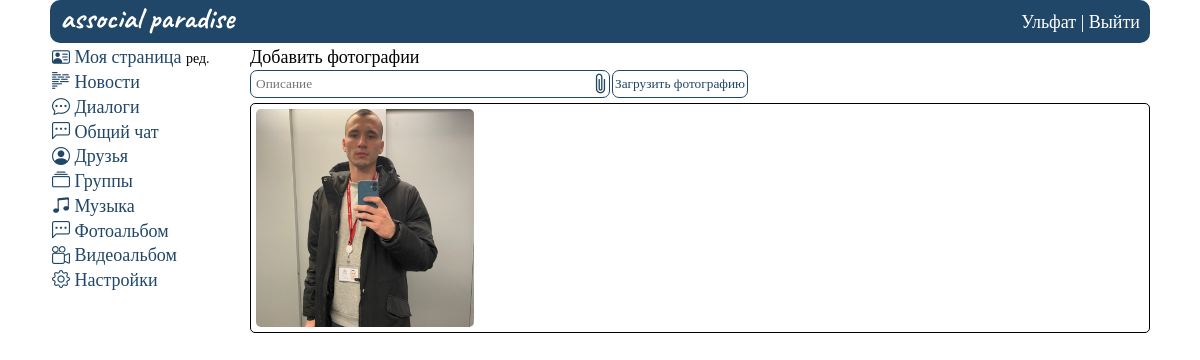
The app's page /photos (signed in), older data.
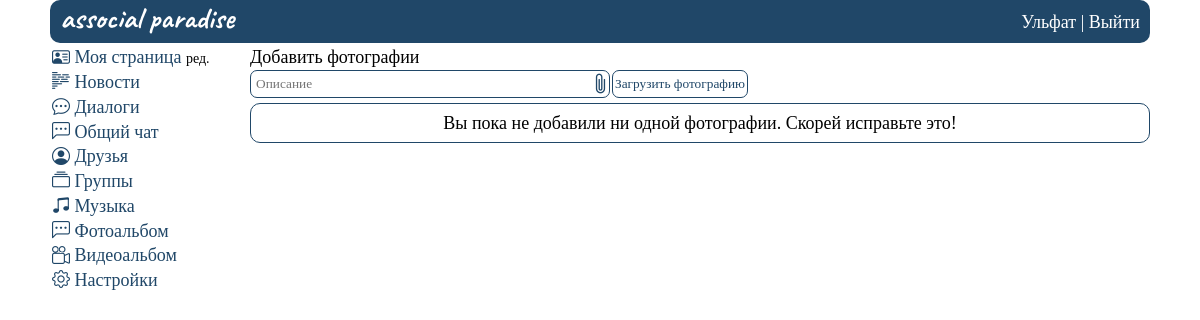
The same page, newer data.
### mysite/models.py (models this page shows, shortened)
class UserPhotos(models.Model):
    user = models.ForeignKey(User, on_delete=models.CASCADE)
    content = models.TextField(max_length=1000, blank=True, null=True, verbose_name='Название')
    img = models.ImageField(
        upload_to="mysite/static/images/personal_photos/", blank=True)
    time_create = models.DateTimeField(auto_now_add=True)
    time_update = models.DateTimeField(auto_now=True)
    class Meta:
        verbose_name_plural = 'Фотографии пользователей'

### mysite/views.py (the view, shortened to what this page needs)
# urls.py: path('photos', photos, name='photos'),
@login_required(login_url='home')
def photos(request):
    userid = getAuthUser(request)
    allDialogues = getAllMessages(userid)
    unread_messages = calculation_unread(allDialogues, userid)
    personal_data = getUser(userid)
    userPhoto = UserPhotos.objects.filter(user_id=userid).order_by('-time_create')
    form = UserPhotosForm()
    data = {
        'userid': userid,
        'allDialogues': allDialogues,
        'unread_messages': unread_messages,
        'userPhoto': userPhoto,
        'form': form,
        'personal_data': personal_data
    }
    return render(request, 'photos.html', data)

### mysite/forms.py
class UserPhotosForm(ModelForm):
    class Meta:
        model = UserPhotos
        fields = ['content', 'img']
        widgets = {
            "content": TextInput(attrs={
                'placeholder': 'Описание',
                'autofocus': True,
            }),
            "img": FileInput(attrs={
                'style': 'display: none',
            }),
        }

### mysite/views.py (called while the page is built)
def getAuthUser(request):
    return request.session.get('is_auth', False)

def getUser(userid):
    return UserProfile.objects.get(user_id=userid)

def calculation_unread(messages, userid):
    msg = 0
    for i in messages:
        if i.status_message == 0 and int(i.last_sender) != userid:
            msg += 1
    return msg

### mysite/templates/photos.html (shortened to what this page needs)
{%extends 'base.html'%}
{% load static %}
{%block content%}
    <div class="wrapper_users">
    {% include "header.html" %}
        <div class="rows_user">
            <div class="col1_user">
                {% include "menu.html" %}
            </div>
            <div class="col2_user">
                <div class="add_photo">
                    <span>Добавить фотографии</span>
                    <form method="post" enctype="multipart/form-data">
                        <div class="flex_obj">
                            <div class="photos_form">
                            {{ form.content }}
                            </div>
                            <label for="id_img" class='photos_clip_icon bi bi-paperclip' style='font-size: 1.5rem; color: #204768;'></label>
                            <div class="photos_form_button">
                                <button type="submit">Загрузить фотографию</button>
                            </div>
                        </div>
                    </form>
                </div>
                {% if userPhoto %}
                <div class="view_photos">
                    {% for photo in userPhoto %}
                    <div class="view_photo">
                        <img src="{% static photo.img|cut:'mysite/static' %}">
                    </div>
                    {% endfor %}
                </div>
                {% else %}
                <div class="none_photos">
                    <span class="none_photos_span">Вы пока не добавили ни одной фотографии. Скорей исправьте это!</span>
                </div>
                {% endif %}
            </div>
        </div>
    </div>
{%endblock%}

Row changes from the older to the newer data that the page shows:
removed UserPhotos: img (picture)
Text that changed along with them:
text now shown: "Вы пока не добавили ни одной фотографии. Скорей исправьте это!"
